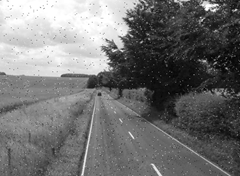
#> input picture Exercise01/roadSaP.png, 240 x 176 px
$ jupyter execute exercise01.ipynb
#> lines starting #> are read from the running program, lines starting #| are printed output that depends on the picture
# 1. Convolution

[cell 1]
import cv2
import numpy as np
import matplotlib.pyplot as plt

image_path = 'roadSaP.png'
road_image = cv2.imread(image_path)
#> road_image is the input picture: shape (176, 240, 3); min 0, max 255, mean 114.3
road_image = cv2.resize(road_image, (128, 93))
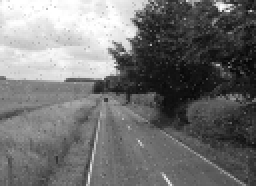
#> road_image: shape (93, 128, 3) (shown 2 times larger); min 6, max 255, mean 114.2
road_image = cv2.cvtColor(road_image, cv2.COLOR_BGR2RGB)

[cell 2]
from scipy import signal
from scipy.special import comb

kernel_size = 5

# Mean kernel
mean_kernel = np.ones((kernel_size, kernel_size), np.float32) / kernel_size**2

# Gaussian kernel
gaussian_kernel = signal.windows.gaussian(kernel_size, std=1).reshape(kernel_size, 1)
gaussian_kernel = np.outer(gaussian_kernel, gaussian_kernel)
gaussian_kernel /= gaussian_kernel.sum()

# Binomial kernel
binomial_kernel = [comb(kernel_size - 1, i) for i in range(kernel_size)]
binomial_kernel = np.outer(binomial_kernel, binomial_kernel)
binomial_kernel /= binomial_kernel.sum()

print('Mean kernel:')
print(mean_kernel)
print('Gaussian kernel:')
print(gaussian_kernel)
print('Binomial kernel:')
print(binomial_kernel)

[cell 3]
mean_image = cv2.filter2D(road_image, -1, mean_kernel)
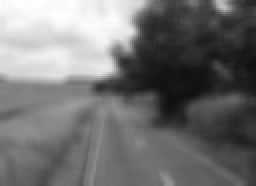
#> mean_image: shape (93, 128, 3) (shown 2 times larger); min 15, max 255, mean 114.2
binomial_image = cv2.filter2D(road_image, -1, gaussian_kernel)
gaussian_image = cv2.filter2D(road_image, -1, binomial_kernel)

[cell 4]
plt.figure(figsize=(10, 10))
plt.subplot(2, 2, 1)
plt.title('Original Image', fontsize=10)
plt.imshow(road_image)
plt.axis('off')
plt.subplot(2, 2, 2)
plt.title('Mean Kernel', fontsize=10)
plt.imshow(mean_image)
plt.axis('off')
plt.subplot(2, 2, 3)
plt.title('Gaussian Kernel', fontsize=10)
plt.imshow(gaussian_image)
plt.axis('off')
plt.subplot(2, 2, 4)
plt.title('Binomial Kernel', fontsize=10)
plt.imshow(binomial_image)
plt.axis('off')
plt.tight_layout()
plt.show()
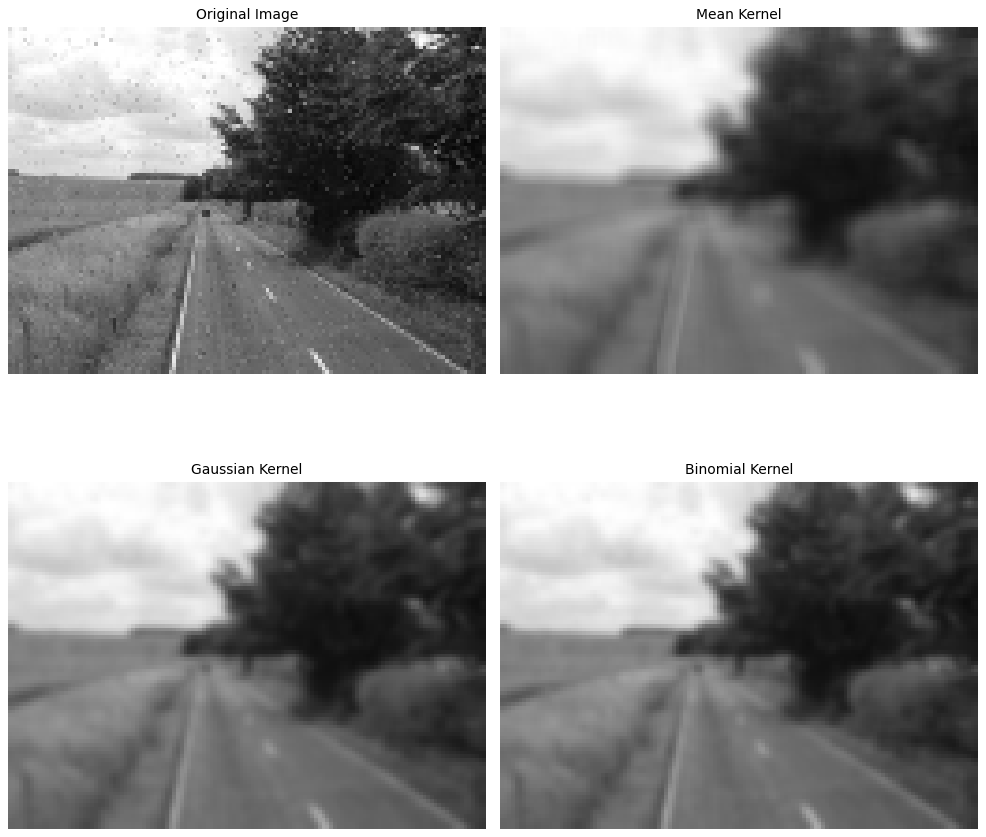
#> figure drawn by matplotlib, 4 panels

# 2. Edge Detection

[cell 5]
image = cv2.imread('SchwarzerKreis.png')
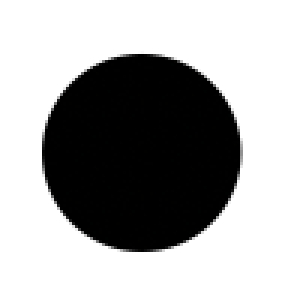
#> input picture Exercise01/SchwarzerKreis.png, 96 x 100 px (shown 3 times larger)
#> image is the input picture: shape (100, 96, 3); mean B, G, R 163.6, 163.6, 163.6
image = cv2.cvtColor(image, cv2.COLOR_BGR2RGB)
image = image.astype(np.int16)

[cell 6]
sobel_x = np.array([[-1, 0, 1],
                    [-2, 0, 2],
                    [-1, 0, 1]])

sobel_y = np.array([[-1, -2, -1],
                    [0, 0, 0],
                    [1, 2, 1]])

[cell 7]
sobel_x_image = cv2.filter2D(image, -1, sobel_x)
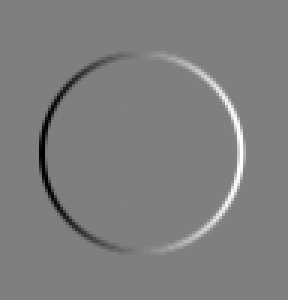
#> sobel_x_image: shape (100, 96, 3) int16 (shown 3 times larger); mean R, G, B 0, 0, 0; drawn with min black and max white
sobel_y_image = cv2.filter2D(image, -1, sobel_y)
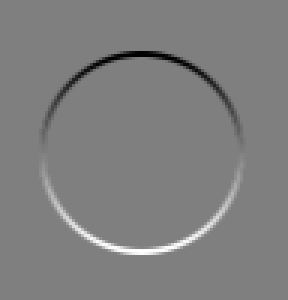
#> sobel_y_image: shape (100, 96, 3) int16 (shown 3 times larger); mean R, G, B 0, 0, 0; drawn with min black and max white

sobel_x_image = cv2.normalize(sobel_x_image, None, 0, 255, cv2.NORM_MINMAX)
sobel_y_image = cv2.normalize(sobel_y_image, None, 0, 255, cv2.NORM_MINMAX)

sobel_combined = cv2.addWeighted(sobel_x_image, 0.5, sobel_y_image, 0.5, 0)
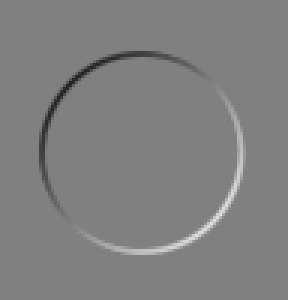
#> sobel_combined: shape (100, 96, 3) int16 (shown 3 times larger); mean R, G, B 127.9, 127.9, 127.9

[cell 8]
plt.figure(figsize=(10, 10))
plt.subplot(2, 3, 2)
plt.title('Original Image', fontsize=10)
plt.imshow(image)
plt.axis('off')
plt.subplot(2, 3, 4)
plt.title('Sobel X Image', fontsize=10)
plt.imshow(sobel_x_image)
plt.axis('off')
plt.subplot(2, 3, 5)
plt.title('Sobel Y Image', fontsize=10)
plt.imshow(sobel_y_image)
plt.axis('off')
plt.subplot(2, 3, 6)
plt.title('Sobel Combined Image', fontsize=10)
plt.imshow(sobel_combined)
plt.axis('off')
plt.tight_layout()
plt.show()
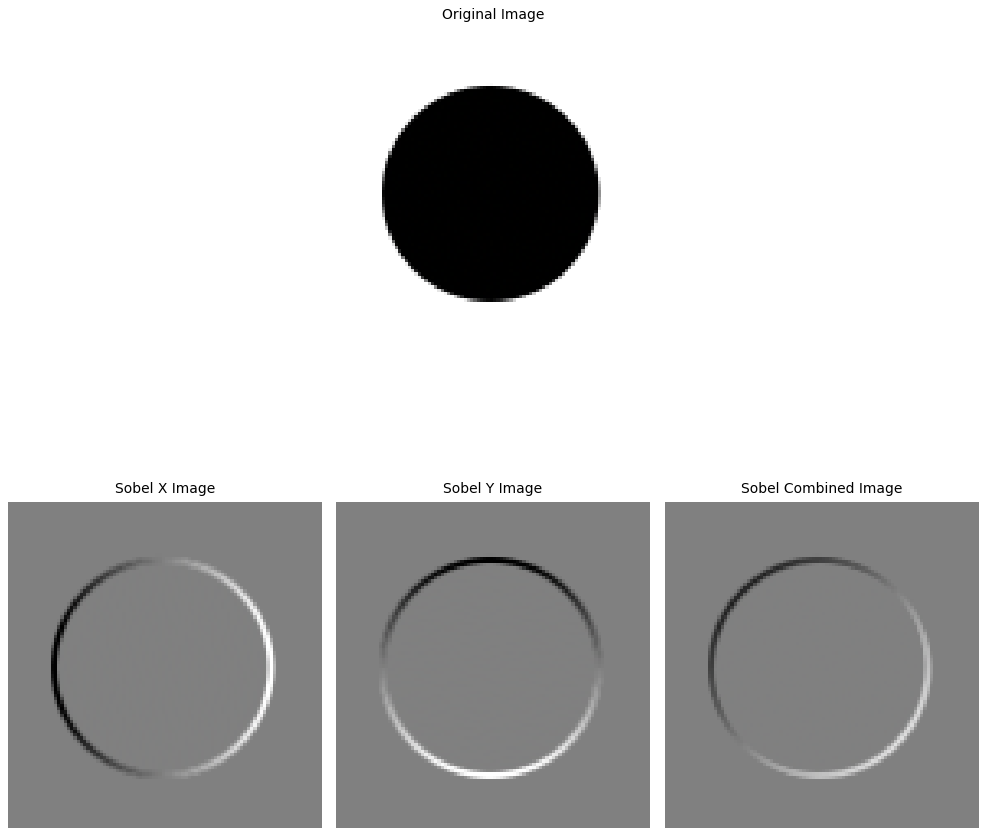
#> figure drawn by matplotlib, 4 panels
